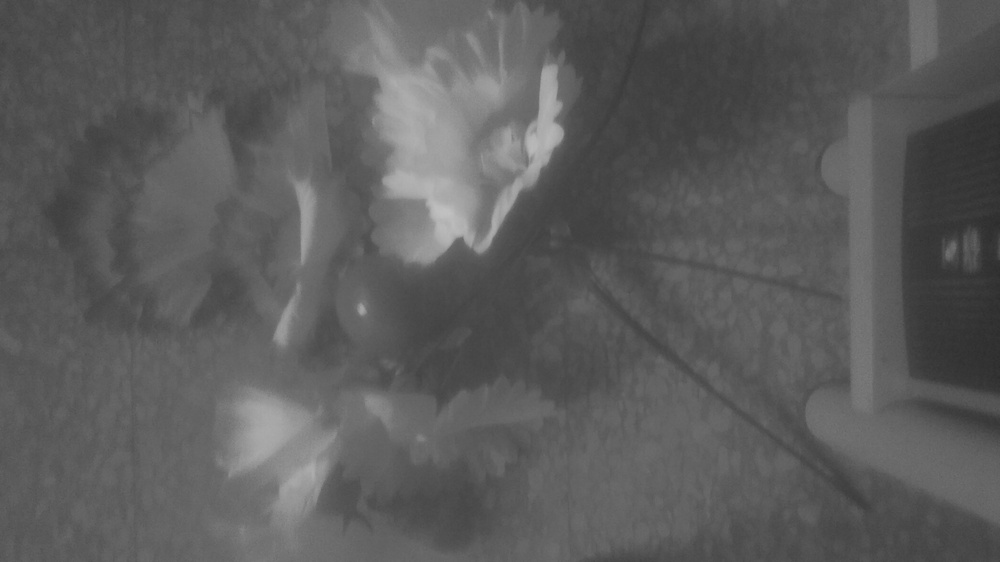
#> input picture images/red.jpg, 1000 x 562 px, shrunk from 3840 x 2160 before the run
$ python contrast_adjust.py
#> lines starting #> are read from the running program, lines starting #| are printed output that depends on the picture
### class4/utils.py
import cv2
import numpy as np


def contrast_normalization(channel, new_min_intensity=0, new_max_intensity=255, n=1):
    min_intesity = np.min(channel)
    max_intesity = np.max(channel)
    factor = (new_max_intensity - new_min_intensity) / (max_intesity - min_intesity)**n
    new_channel = factor * (channel - min_intesity)**n + new_min_intensity
    return new_channel.astype(np.uint8)


# [8 lines left out: function stretchlim, not called in this run]

### class4/contrast_adjust.py
import cv2
import matplotlib.pyplot as plt
import numpy as np

from utils import contrast_normalization

red_ch = cv2.imread('../images/red.jpg')
#> red_ch is the input picture: shape (562, 1000, 3); min 43, max 194, mean 91.9
red_ch = red_ch[: , :, 0]
#> red_ch: shape (562, 1000)
green_ch = cv2.imread('../images/green.jpg')
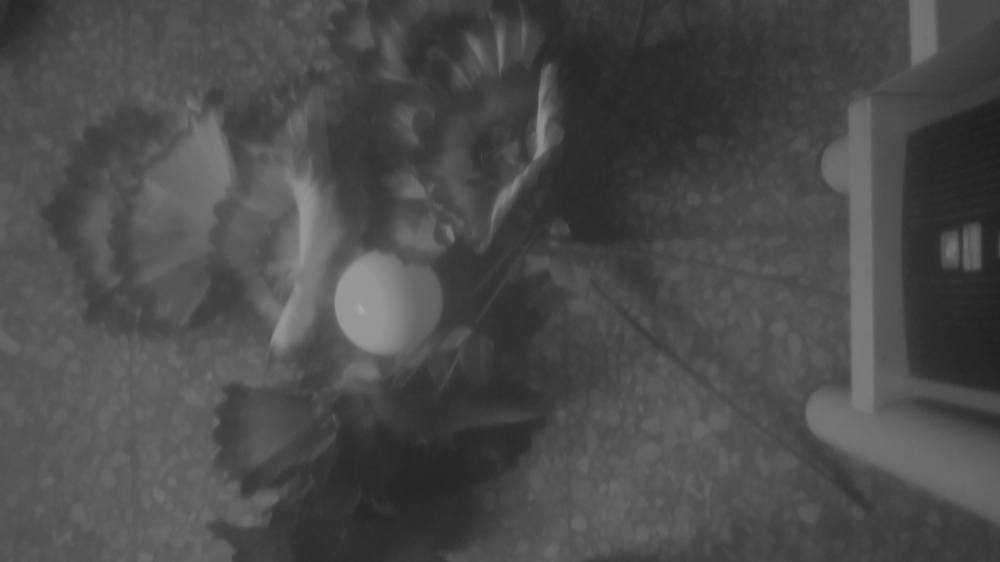
#> input picture images/green.jpg, 1000 x 562 px, shrunk from 3840 x 2160 before the run
#> green_ch is the input picture: shape (562, 1000, 3); min 29, max 171, mean 75.3
green_ch = green_ch[: , :, 0]
#> green_ch: shape (562, 1000)
blue_ch = cv2.imread('../images/blue.jpg')
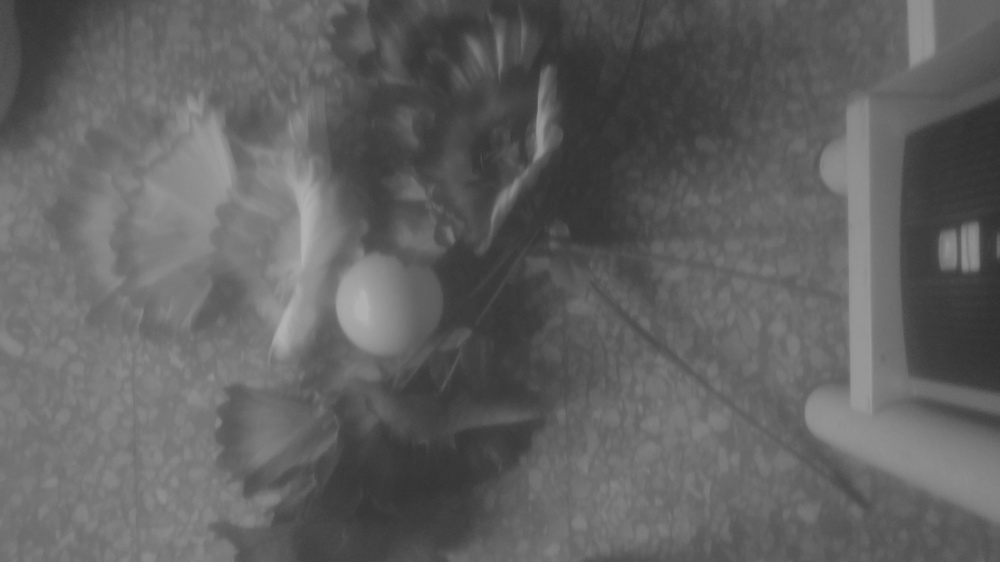
#> input picture images/blue.jpg, 1000 x 562 px, shrunk from 3840 x 2160 before the run
#> blue_ch is the input picture: shape (562, 1000, 3); min 45, max 179, mean 97.2
blue_ch= blue_ch[: , :, 0]
#> blue_ch: shape (562, 1000)

hist_red = cv2.calcHist([red_ch], [0], None, [256], [0, 256])
#> hist_red = 256 values, max 15169 at index 91, min 0 at index 0, mean 2195.3
hist_green = cv2.calcHist([green_ch], [0], None, [256], [0, 256])
#> hist_green = 256 values, max 13330 at index 83, min 0 at index 0, mean 2195.3
hist_blue = cv2.calcHist([blue_ch], [0], None, [256], [0, 256])
#> hist_blue = 256 values, max 9073 at index 102, min 0 at index 0, mean 2195.3

red_ch_norm = contrast_normalization(red_ch)
#> in contrast_normalization, `min_intesity = np.min(channel)`: min_intesity = 43
#> in contrast_normalization, `max_intesity = np.max(channel)`: max_intesity = 194
#> in contrast_normalization, `factor = (new_max_intensity - new_min_intensity) / (max_intesity - min..`: factor = 1.69
green_ch_norm = contrast_normalization(green_ch)
#> call 2 of contrast_normalization, with new_min_intensity = 0, new_max_intensity = 255, n = 1
#> in contrast_normalization (call 2), `min_intesity = np.min(channel)`: min_intesity = 29
#> in contrast_normalization (call 2), `max_intesity = np.max(channel)`: max_intesity = 171
#> in contrast_normalization (call 2), `factor = (new_max_intensity - new_min_intensity) / (max_intesity - min..`: factor = 1.8
#> in contrast_normalization (call 2), `new_channel = factor * (channel - min_intesity)**n + new_min_intensity`:
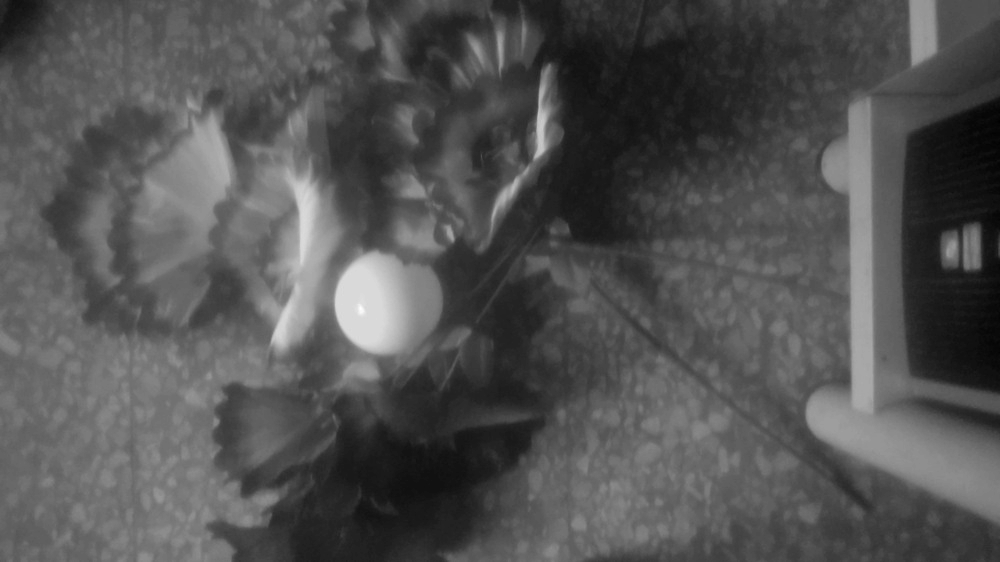
#> new_channel: shape (562, 1000) float64; min 0, max 255, mean 83.1
blue_ch_norm = contrast_normalization(blue_ch)
#> call 3 of contrast_normalization, with new_min_intensity = 0, new_max_intensity = 255, n = 1
#> in contrast_normalization (call 3), `min_intesity = np.min(channel)`: min_intesity = 45
#> in contrast_normalization (call 3), `max_intesity = np.max(channel)`: max_intesity = 179
#> in contrast_normalization (call 3), `factor = (new_max_intensity - new_min_intensity) / (max_intesity - min..`: factor = 1.9
#> in contrast_normalization (call 3), `new_channel = factor * (channel - min_intesity)**n + new_min_intensity`:
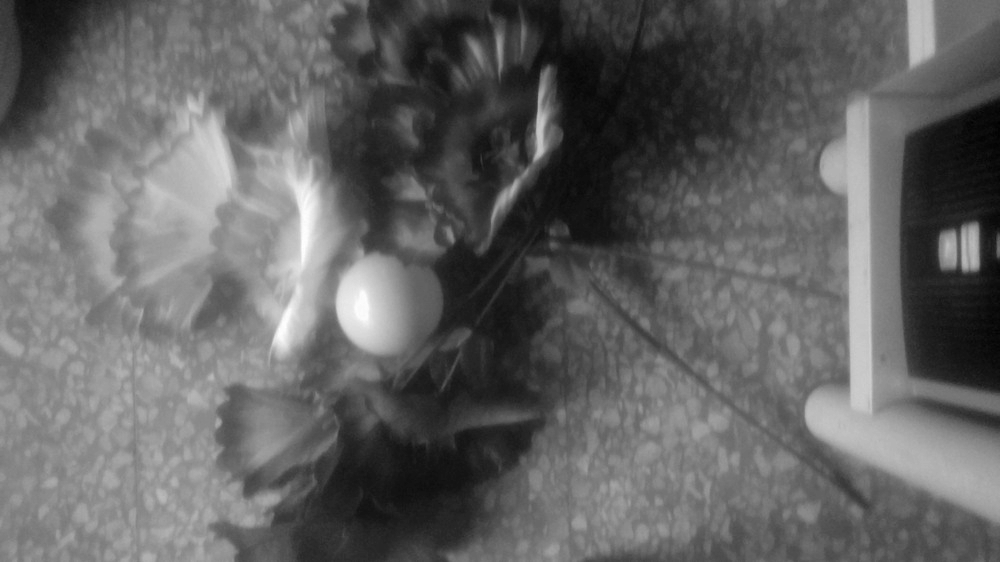
#> new_channel: shape (562, 1000) float64; min 0, max 255, mean 99.3

hist_red_norm = cv2.calcHist([red_ch_norm], [0], None, [256], [0, 256])
#> hist_red_norm = 256 values, max 15169 at index 81, min 0 at index 2, mean 2195.3
hist_green_norm = cv2.calcHist([green_ch_norm], [0], None, [256], [0, 256])
#> hist_green_norm = 256 values, max 13330 at index 96, min 0 at index 2, mean 2195.3
hist_blue_norm = cv2.calcHist([blue_ch_norm], [0], None, [256], [0, 256])
#> hist_blue_norm = 256 values, max 9073 at index 108, min 0 at index 2, mean 2195.3

fig, (ax1, ax2) = plt.subplots(nrows=1, ncols=2)
ax1.plot(hist_red, color='red')
ax1.plot(hist_green, color='green')
ax1.plot(hist_blue, color='blue')
ax2.plot(hist_red_norm, color='red')
ax2.plot(hist_green_norm, color='green')
ax2.plot(hist_blue_norm, color='blue')


img = cv2.merge([red_ch, green_ch, blue_ch])
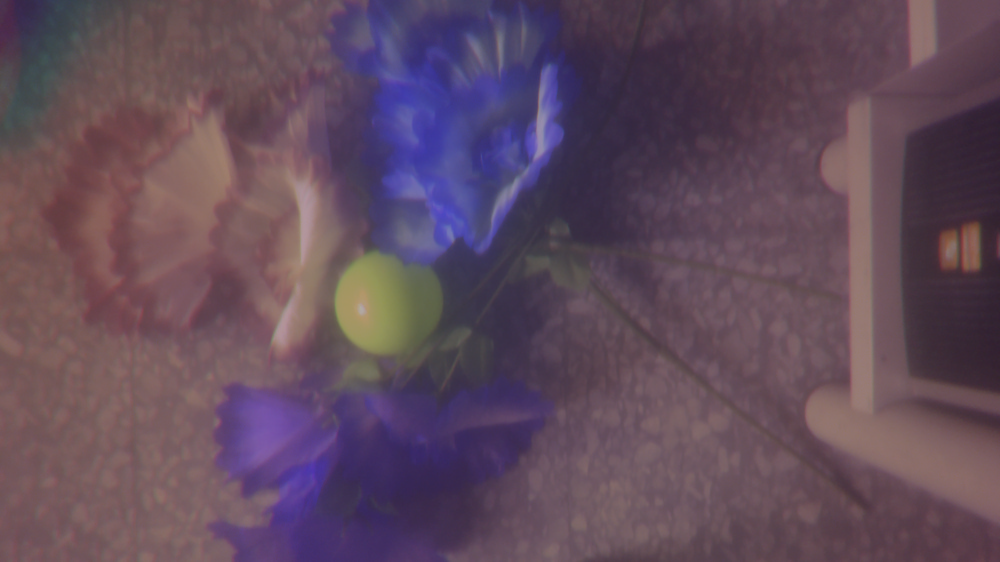
#> img: shape (562, 1000, 3); mean of channels 0, 1, 2 91.9, 75.3, 97.2; drawn as B, G, R
img_norm = cv2.merge([red_ch_norm, green_ch_norm, blue_ch_norm])
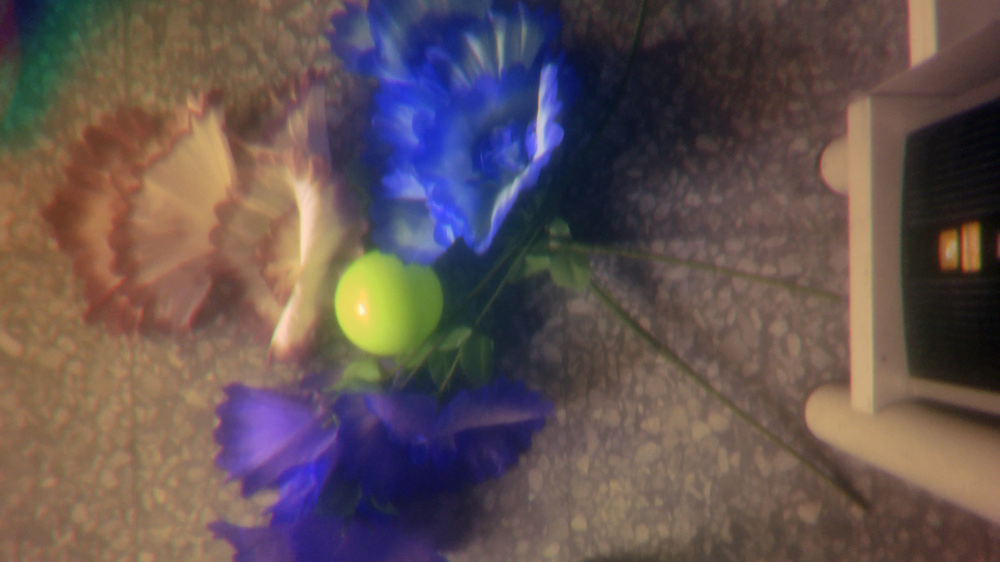
#> img_norm: shape (562, 1000, 3); mean of channels 0, 1, 2 82, 82.6, 98.8; drawn as B, G, R
fig, (ax1, ax2) = plt.subplots(nrows=1, ncols=2)
ax1.imshow(img)
ax2.imshow(img_norm)
plt.show()
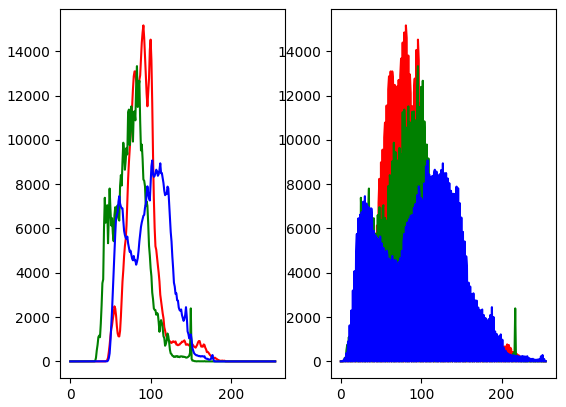
#> figure drawn by matplotlib, 2 panels; panel 1: curve peaks at x = 91, y = 15169; panel 1: curve peaks at x = 83, y = 13330; panel 1: curve peaks at x = 102, y = 9073; panel 2: curve peaks at x = 81, y = 15169
